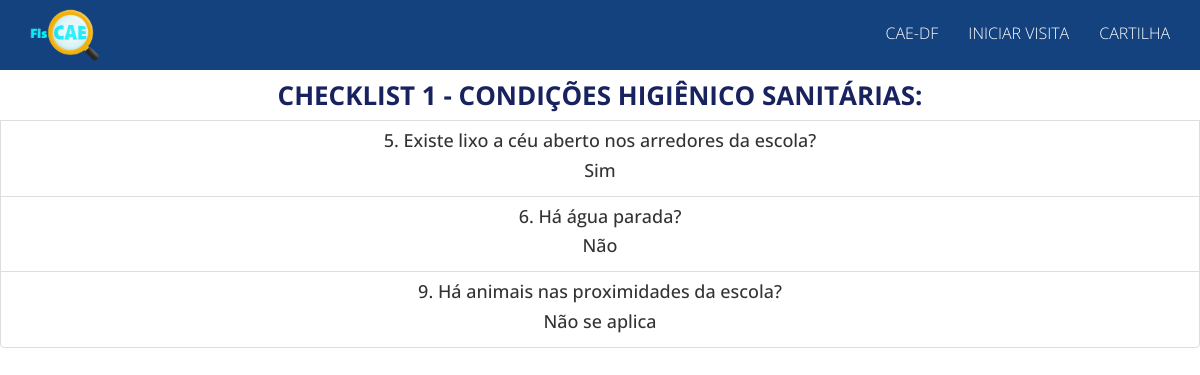
Before: /viewChecklist with the older database file.
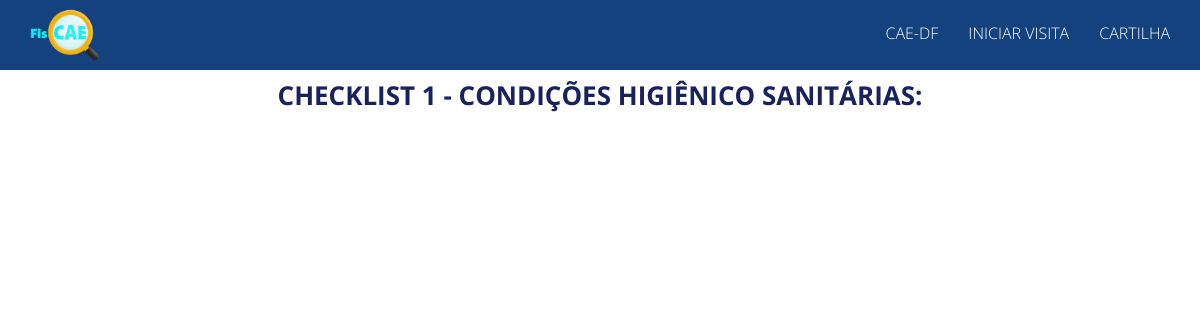
After: the same page with the newer database file.
### checklist/models/question.py (models this page shows, shortened)
class Question(models.Model):
    item_number = models.CharField(max_length=4, null=False)
    description = models.CharField(max_length=255, null=False)
    QUESTION_TYPE = (
        ('TA', 'Questões técnicas e administrativas'),
        ('HS', 'Questões Higiênico Sanitárias'),
        ('O', 'Questões orçamentárias'),
    )
    question_type = models.CharField(
        max_length=2,
        choices=QUESTION_TYPE,
        default=1,
    )

### checklist/models/answer.py (models this page shows)
class Answer(models.Model):
    checklist = models.ForeignKey(
        Checklist,
        related_name="answers",
        on_delete=models.CASCADE
    )
    question = models.ForeignKey(
        Question,
        related_name="answers",
        on_delete=models.CASCADE
    )
    ANSWER_CHOICE = (
        ('S', 'Sim'),
        ('N', 'Não'),
    )
    answer = models.CharField(
        max_length=2,
        choices=ANSWER_CHOICE,
        default=None,
    )

### merenda/views.py (the view)
# urls.py: url(r'^viewChecklist', views.viewChecklist, name='viewChecklist'),
def viewChecklist(request):
    schools = School.objects.all()
    answers = Answer.objects.filter(checklist_id=1)
    questions = Question.objects.all()
    return render(
        request,
        'viewchecklist.html',
        {'answers': answers, 'questions': questions, 'schools': schools}
    )

### checklist/templates/viewchecklist.html (shortened to what this page needs)
<!DOCTYPE html>
<html lang="pt-br">
<head>
    <link rel="stylesheet" href="static/assets/bootstrap/css/bootstrap.min.css">
    <link rel="stylesheet" href="static/assets/font-awesome/css/font-awesome.min.css">
    <link rel="stylesheet" href="static/assets/elegant-font/code/style.css">
    <link rel="stylesheet" href="static/assets/css/animate.css">
    <link rel="stylesheet" href="static/assets/css/magnific-popup.css">
    <link rel="stylesheet" href="static/assets/css/form-elements.css">
    <link rel="stylesheet" href="static/assets/css/style.css">
    <link rel="stylesheet" href="static/assets/css/media-queries.css">
</head>
<body>
    <nav class="navbar navbar-fixed-top" role="navigation">
        <div class="container">
            <div class="navbar-header">
                <a  href="/"> <img src="static/assets/img/logo/l.png" alt="Fiscae" class="img-responsive"></a>
            </div>
            <div class="collapse navbar-collapse" id="top-navbar-1">
                <ul class="nav navbar-nav navbar-right">
                    <li><a href="">CAE-DF</a></li>
                    <li><a href="findSchool">Iniciar Visita</a></li>
                    <li><a href="#what-we-do">Cartilha</a></li>
                </ul>
            </div>
        </div>
    </nav>
        <div class="list-group section-container checklists-container"></div>
            <ul class="list-group">
                <h3>Checklist 1 - Condições Higiênico Sanitárias:</h3>
                {% for question in questions %}
                <a href="#tec-form" class="list-group-item">
                    <h4 class="list-group-item-heading">
                        {{ question.id }}.
                        {{ question.description }}
                        {% for answer in answers %}
                            {% if question.id == answer.question_id%}
                                {{ answer.answer }}
                            {% endif %}
                        {% endfor %}
                    </h4>
                    {% endfor %}
                </a>
            </ul>
    <div class="block-3-container section-container what-we-do-container">
    </div>
</body>
</html>

### checklist/static/assets/css/style.css (style rules this page uses)
body { background: #FFFFFF; font-family: 'Open Sans', sans-serif; font-weight: 300; font-size: 45px; color: rgba(9, 14, 88, 0.8); text-align: center; }
a, a:hover, a:focus { color: #3D2BA5; text-decoration: none; -o-transition: all .3s; -moz-transition: all .3s; -webkit-transition: all .3s; -ms-transition: all .3s; transition: all .3s; }
h3 { font-size: 26px; font-weight: 700; color: #18225F; line-height: 30px; text-transform: uppercase; }
img { max-width: 100%; }
.section-container { margin: 0 auto; padding-bottom: 60px; }
.navbar { margin-bottom: 0; background: #14427f; border: 0; -moz-border-radius: 0; -webkit-border-radius: 0; border-radius: 0; }
ul.navbar-nav { font-size: 16px; color: #B9C1E6; text-transform: uppercase; }
ul.navbar-nav li a { padding-top: 23px; padding-bottom: 23px; color: #fff; }
.navbar>.container .navbar-header { max-width: 70px; }
html { height: 100%; }
body { height: 100%; }

Changed rows visible on the page:
removed Question: id "5", description "Existe lixo a céu aberto nos arredores da escola?"
removed Answer: answer "Sim", shown under "5"
removed Question: id "6", description "Há água parada?"
removed Answer: answer "Não", shown under "6"
removed Question: id "9", description "Há animais nas proximidades da escola?"
removed Answer: answer "Não se aplica", shown under "9"
